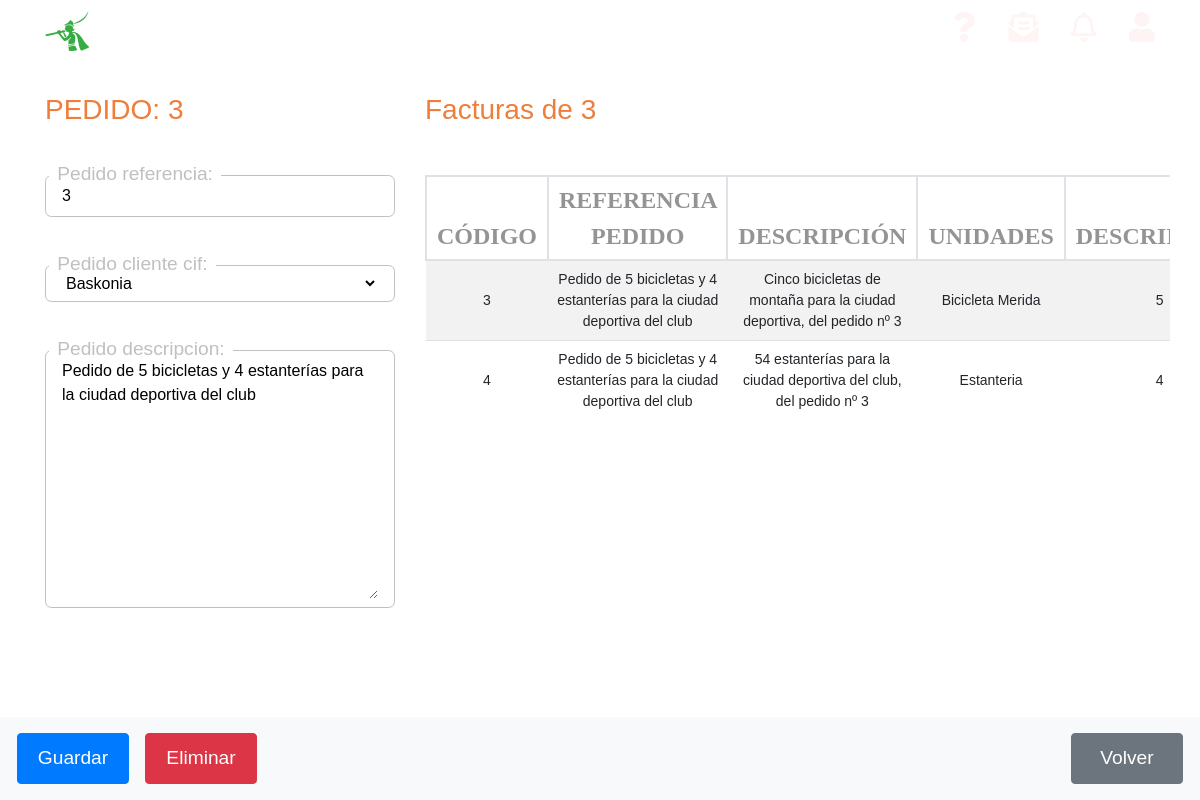
The app's page /appEntrega/pedidos/3/editar/ with its own data.
### appEntrega/models.py (models this page shows, shortened)
class Orden_Pedido(models.Model):
    pedido_referencia = models.CharField(max_length=12, primary_key=True)
    pedido_fecha = models.DateField(auto_now=True)
    pedido_descripcion = models.TextField(max_length=250)
    pedido_cliente_cif = models.ForeignKey(Cliente, on_delete=models.CASCADE)
    def __str__(self):
        return self.pedido_descripcion

class Factura(models.Model):
    referencia = models.CharField(max_length=12, primary_key=True)
    pedido_referencia = models.ForeignKey(Orden_Pedido, on_delete=models.CASCADE)
    producto_referencia = models.ForeignKey(Producto, on_delete=models.CASCADE)
    unidades = models.PositiveIntegerField(default=1)
    linea_precio = models.DecimalField(max_digits=10, decimal_places=2, default=0)
    descripcion = models.TextField(max_length=250)

class Producto(models.Model):
    producto_referencia = models.CharField(max_length=13, primary_key=True)
    producto_nombre = models.CharField(max_length=50)
    producto_descripcion = models.CharField(max_length=250)
    producto_categoria = models.CharField(max_length=50)
    producto_precio = models.DecimalField(max_digits=10, decimal_places=2, default=0)
    def __str__(self):
        return self.producto_nombre

### appEntrega/views.py (the view)
# urls.py: path('pedidos/<str:pk>/editar/', views.UpdatePedidoView.as_view(), name='editar_pedido'),
class UpdatePedidoView(UpdateView):
    model = Orden_Pedido
    context_object_name = 'pedido'
    template_name = 'updatePedido.html'
    fields = ['pedido_referencia', 'pedido_cliente_cif','pedido_descripcion']
    success_url = reverse_lazy('listaPedido')
    def get_context_data(self, **kwargs):
        context = super().get_context_data(**kwargs)
        context['lista_facturas'] = Factura.objects.all().filter(pedido_referencia=self.kwargs['pk'])
        return context

### appEntrega/models.py (called while the page is built)
    def __str__(self):
        return self.nombre_empresa

### appEntrega/templates/updatePedido.html (shortened to what this page needs)
{% extends 'detallePedido.html' %}
{% block updatePedido %}
<form action="" id="updatePedido" method="POST">{% csrf_token %}
    {% for field in form %}
    <div class="formulario__grupo mt-3 focus fixed mb-5">
        <div class="formulario__grupo-label d-flex">
            <label for="referencia" class="formulario__label">
                <span class="formulario__span">{{ field.label_tag }}</span>
                <div class="formulario__grupo-input">
                    {{field}}
                </div>
            </label>
        </div>
    </div>
    {% endfor %}
</form>
<div class="m-footer"></div>
{% endblock %}

### appEntrega/templates/detallePedido.html (shortened to what this page needs)
{% extends 'base.html' %}
{% block content %}
<div class="contenedor my-3 row justify-content-around">
	<div class="pedido col-4">
		<h3 class="orange-color mt-3 mb-5">PEDIDO: {{pedido.pedido_referencia}}</h3>
		{% if pedido %}
		{% block updatePedido %}
		{% endblock %}
		{% else %}
		<p>No hay pedidos</p>
		{% endif %}
	</div>
	<div class="componentes col-8">
		<h3 class="orange-color mt-3 mb-5">Facturas de {{pedido.pedido_referencia}}</h3>
		<table class="table-deustronic table table-striped table-hover">
			<thead>
				<tr>
					<th>CÓDIGO</th>
					<th>REFERENCIA PEDIDO</th>
					<th>DESCRIPCIÓN</th>
					<th>UNIDADES</th>
					<th>DESCRIPCION</th>
				</tr>
			</thead>
			<tbody>
				{% if lista_facturas %}
				{% for c in lista_facturas %}
				<tr>
					<td>
						{{c.referencia}}
					</td>
					<td>{{c.pedido_referencia}}</td>
					<td>{{c.descripcion}}</td>
					<td>{{c.producto_referencia}}</td>
					<td>{{c.unidades}}</td>
				</tr>
				{% endfor %}
				{% else %}
				<tr>
					<td colspan="7">
						<p>No existen facturas</p>
					</td>
				</tr>
				{% endif %}
			</tbody>
		</table>
	</div>
</div>
<nav class="p-2 px-4 mt-5 navbar-light bg-light fixed-bottom z-2 m-footer">
	<div class="row justify-content-between">
		<div class="d-flex">
			<div class="form-inline ml-auto">
				<button type="submit" form="updatePedido" value="Update" class="btn boton-nav btn-primary m-2">Guardar
				</button>
			</div>
			<div class="form-inline ml-auto">
				<button type="button" class="btn boton-nav btn-danger m-2" data-toggle="modal"
					data-target="#delete-modal"
					onclick="location.href='http://127.0.0.1:8000/appEntrega/pedidos/{{cliente.pk}}/delete/'">Eliminar
				</button>
			</div>
		</div>
		<div class="form-inline ml-auto">
			<button onclick="location.href='http://127.0.0.1:8000/appEntrega/pedidos'"
				class="btn boton-nav btn-secondary m-2" type="button">Volver</button>
		</div>
	</div>
</nav>
{% endblock %}

### appEntrega/static/style/styles.css (style rules this page uses)
.orange-color, .orange-color:hover { color: rgb(239, 126, 58) !important; font-weight: 100 !important; }
* { font-family: 'FiraSans-Regular', sans-serif; }
html { overflow-x: hidden; overflow-y: overlay; }
html, body { height: 100%; }
body { margin: 0; }
.contenedor { width: 95%; margin: 0 auto; overflow: hidden; }

### appEntrega/static/style/table.css (style rules this page uses)
table { overflow: scroll; }
table td { vertical-align: middle !important; }
.table-deustronic th { color: #949494; font-weight: bold; font-size: 1.5rem; padding: 5px 10px; border: 2px solid #dee2e6; font-family: FiraSans-Regular, Calibri, Verdana; text-align: center !important; }
.table-deustronic td { font-size: 14px; padding: 0.5rem; text-align: center !important; cursor: pointer !important; }

### appEntrega/static/style/productos.css (style rules this page uses)
.boton-nav { width: 7rem; height: 3.2rem !important; color: white !important; font-weight: 400; font-size: 1.2rem; text-decoration: none; outline-style: none; }

### appEntrega/static/style/forms.css (style rules this page uses)
.formulario__grupo .formulario__input, .formulario__grupo .formulario__span { font: 16px 16px "Poppins", sans-serif; font-weight: 300; padding: 0; }
input, select, textarea { border: none !important; background-color: transparent !important; outline: none !important; display: block !important; width: 100% !important; }
.formulario__label { padding: 0.5rem 1rem; display: block; width: 100%; margin: 0 auto; border: 0.1rem solid silver; border-radius: 0.4rem; position: relative; box-sizing: border-box; transition: 0.25s; }
.formulario__span { color: silver; position: absolute; top: 0.8rem; left: 1rem; transition: 0.25s; }
.focus .formulario__label { border-color: #1a73e8; }
.focus .formulario__span { color: #1a73e8; left: 0.2rem; top: -1rem; font-size: 1.2rem; background-color: white; padding: 0 0.5rem; }
.formulario__grupo-input { position: relative; }
.formulario__grupo-input input { border: none; background-color: transparent; outline: none; display: block; width: 100%; }
.focus.fixed .formulario__label { border-color: silver; }
.focus.fixed .formulario__span { color: silver; }
.m-footer { padding-bottom: 3rem; }

### appEntrega/static/style/modal.css (style rules this page uses)
:root { --lightgray: #efefef; --blue: steelblue; --white: #fff; --black: rgba(0, 0, 0, 0.92); }
* { padding: 0; margin: 0; }
.z-2 { z-index: 2; }

### records on screen
Orden_Pedido: pedido_referencia "3", form "3" "Baskonia" "Pedido de 5 bicicletas y 4 estanterías para la ciudad deportiva del club"
Factura: referencia "3", pedido_referencia "Pedido de 5 bicicletas y 4 estanterías para la ciudad deportiva del club", descripcion "Cinco bicicletas de montaña para la ciudad deportiva, del pedido nº 3", producto_referencia "Bicicleta Merida", unidades "5"
Factura: referencia "4", pedido_referencia "Pedido de 5 bicicletas y 4 estanterías para la ciudad deportiva del club", descripcion "54 estanterías para la ciudad deportiva del club, del pedido nº 3", producto_referencia "Estanteria", unidades "4"

### other values on screen
{{ field.label_tag }} "Pedido referencia:" "Pedido cliente cif:" "Pedido descripcion:"
